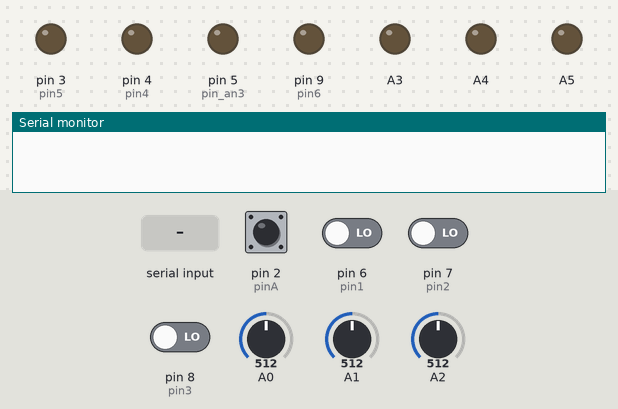
Recording of a sketch running on a simulated Arduino Uno, built with avr-gcc and run on an emulated ATmega328P. Shown: output pins drawn as LEDs (lit = HIGH), the last lines printed to the serial monitor. The test bench sets the inputs (shaded band); at power-on: pin 2 (pinA) HIGH, pin 6 (pin1), pin 7 (pin2), pin 8 (pin3) LOW, A0 = 512, A1 = 512, A2 = 512.

Above: at 1.2 s.
1.3 s: "a90\n" received over Serial
At 1.8 s:
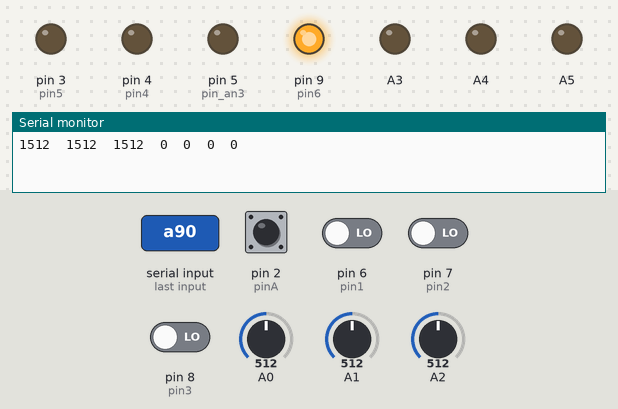
2.8 s: "90,45,200\n" received over Serial
At 3.2 s:
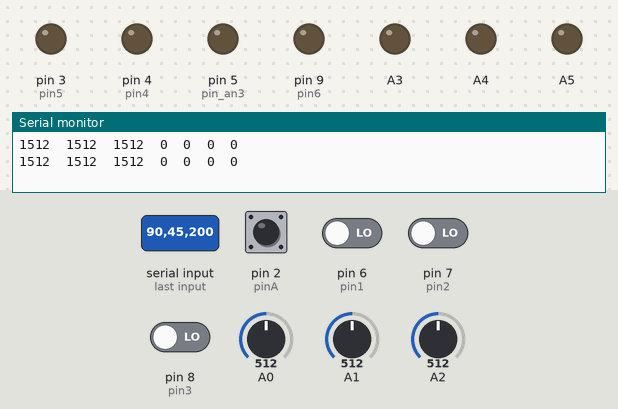
4.3 s: "a,45\n" received over Serial
At 5.3 s:
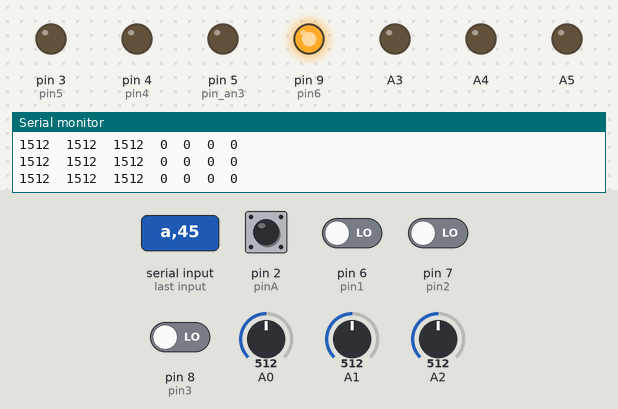
5.8 s: "30,150,10\n" received over Serial
At 6.7 s:
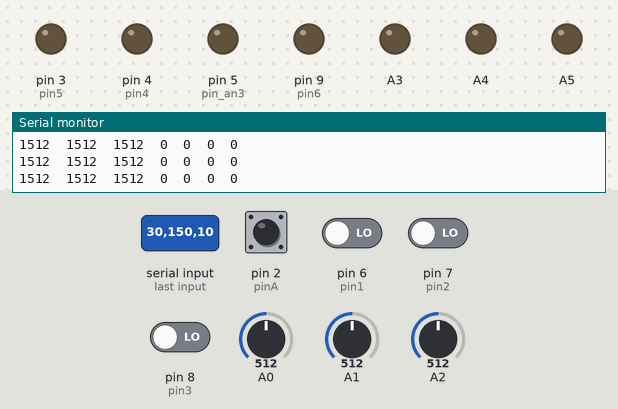
Timing chart, 0 to 8.3 s (numbered marks = the images above; inputs shaded):
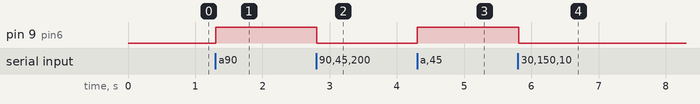

Measured:
- after the input at 1.3 s, pin 9 (pin6): LOW → HIGH at once
- after the input at 2.8 s, pin 9 (pin6): HIGH → LOW at once
- after the input at 4.3 s, pin 9 (pin6): LOW → HIGH at once
- after the input at 5.8 s, pin 9 (pin6): HIGH → LOW at once

The sketch:

Actividad1Arduino.ino
```cpp
// -------------------- Recepción LabVIEW --------------------
char data_labview;
String datoslabview;

String analog1;
String analog2;
String analog3;

int analog_out1;
int analog_out2;
int analog_out3;

// -------------------- Entradas digitales --------------------
int pin1 = 6;
int pin2 = 7;
int pin3 = 8;

// -------------------- Salidas digitales --------------------
int pin4 = 4;
int pin5 = 3;
int pin6 = 9;

// -------------------- Salidas PWM --------------------
int pin_an1 = 3;
int pin_an2 = 4;
int pin_an3 = 5;

// -------------------- Lecturas analógicas --------------------
int valorA0;
int valorA1;
int valorA2;

// -------------------- Lecturas digitales --------------------
int val_pin1;
int val_pin2;
int val_pin3;

// -------------------- Encoder --------------------
const int pinA = 2;   // interrupción. Arduino solo tiene para 2 interrupciones externas. en el D2 y D3
const int pinB = 10;  // Aqui va conectado el canal B, si se requieren mas de 2 Interrupciones usar Interrupciones por cambio de Pin

volatile long contador = 0;

void setup()
{
  Serial.begin(9600);

  pinMode(A0, INPUT);
  pinMode(A1, INPUT);
  pinMode(A2, INPUT);

  pinMode(pin_an1, OUTPUT);
  pinMode(pin_an2, OUTPUT);
  pinMode(pin_an3, OUTPUT);

  pinMode(pin1, INPUT);
  pinMode(pin2, INPUT);
  pinMode(pin3, INPUT);

  pinMode(pin4, OUTPUT);
  pinMode(pin5, OUTPUT);
  pinMode(pin6, OUTPUT);

  pinMode(pinA, INPUT_PULLUP);
  pinMode(pinB, INPUT_PULLUP);

  attachInterrupt(digitalPinToInterrupt(pinA), leerEncoder, RISING);
}

void loop()
{
  if (Serial.available())
  {
    data_labview = Serial.read();
    datoslabview += data_labview;

    if (data_labview == '\n')
    {
      // ----------- Salidas digitales -----------
      if (datoslabview[0] == 'a') digitalWrite(pin6, HIGH);
      else digitalWrite(pin6, LOW);

      if (datoslabview[1] == 'b') digitalWrite(pin5, HIGH);
      else digitalWrite(pin5, LOW);

      if (datoslabview[2] == 'c') digitalWrite(pin4, HIGH);
      else digitalWrite(pin4, LOW);

      // ----------- PWM -----------
      for (int i = 3; i < 6; i++)
      {
        analog1 += datoslabview[i];
        analog2 += datoslabview[i + 3];
        analog3 += datoslabview[i + 6];
      }

      analog_out1 = analog1.toInt();
      analog_out2 = analog2.toInt();
      analog_out3 = analog3.toInt();

      analogWrite(A3, analog_out1 - 100);
      analogWrite(A4, analog_out2 - 100);
      analogWrite(A5, analog_out3 - 100);

      analog1 = "";
      analog2 = "";
      analog3 = "";
      datoslabview = "";

      // ----------- Lecturas -----------
      valorA0 = 1000 + analogRead(A0);
      valorA1 = 1000 + analogRead(A1);
      valorA2 = 1000 + analogRead(A2);

      val_pin1 = digitalRead(pin3);
      val_pin2 = digitalRead(pin2);
      val_pin3 = digitalRead(pin1);

      // ----------- Envío a LabVIEW -----------
      Serial.print(valorA0);
      Serial.print('\t');
      Serial.print(valorA1);
      Serial.print('\t');
      Serial.print(valorA2);
      Serial.print('\t');
      Serial.print(val_pin1);
      Serial.print('\t');
      Serial.print(val_pin2);
      Serial.print('\t');
      Serial.print(val_pin3);
      Serial.print('\t');
      Serial.println(contador);   // Se agrega encoder

      //delay(50);
    }
  }
}

// -------------------- Interrupción Encoder --------------------
void leerEncoder()
{
  if (digitalRead(pinB) == LOW)
  {
    contador++;   // A adelanta a B
  }
  else
  {
    contador--;   // B adelanta a A
  }

  if(contador > 10000){
      contador = 0;
  }

  if(contador < -10000){
      contador = 0;
  }

//La idea es que al activrse la interrupcion es porque A=1, y si leemos B, y B=0, significa que A adelanta a B
//Por lo tanto, Esta girando en sentido Horario.

}
```
